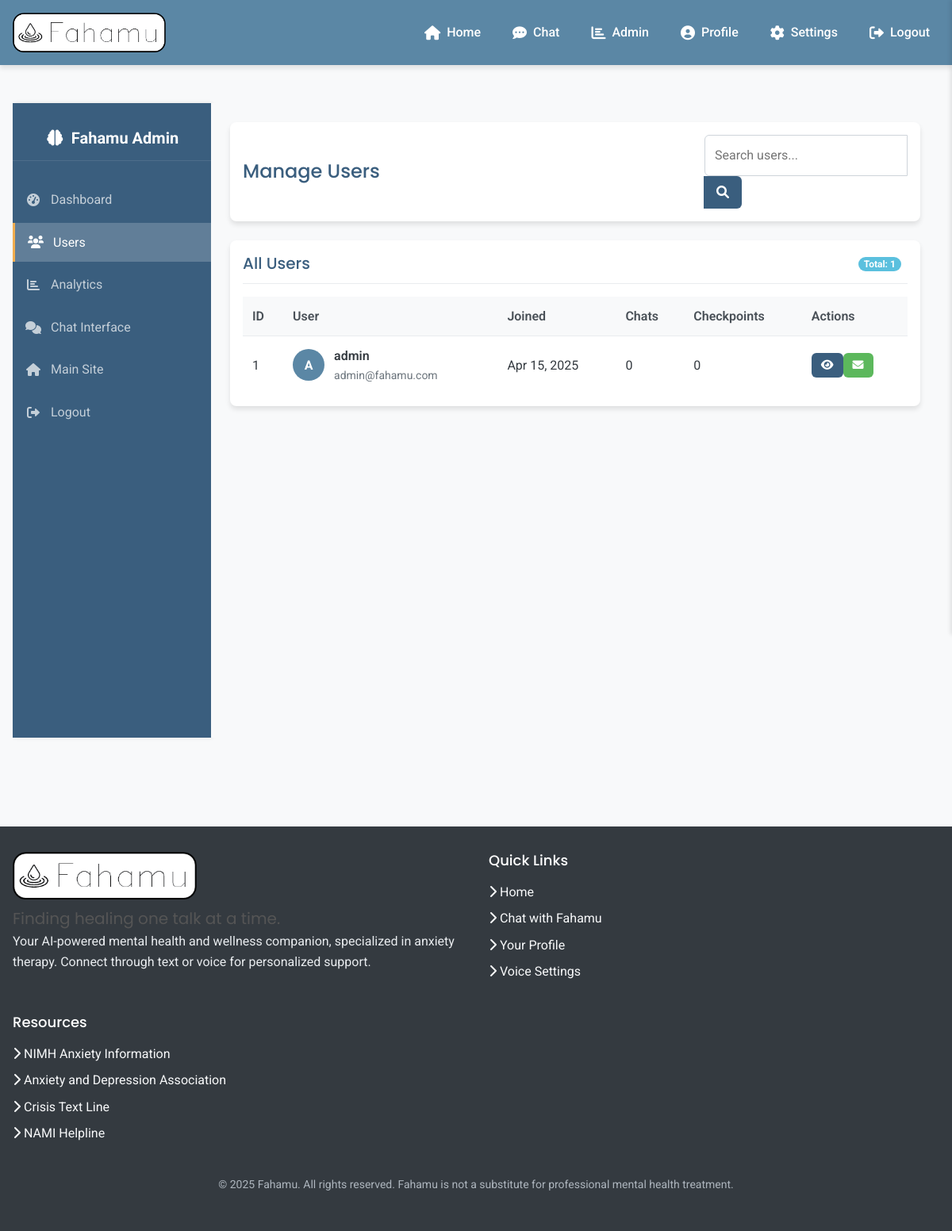
/admin/users (signed in), run on an earlier commit of the app's database.
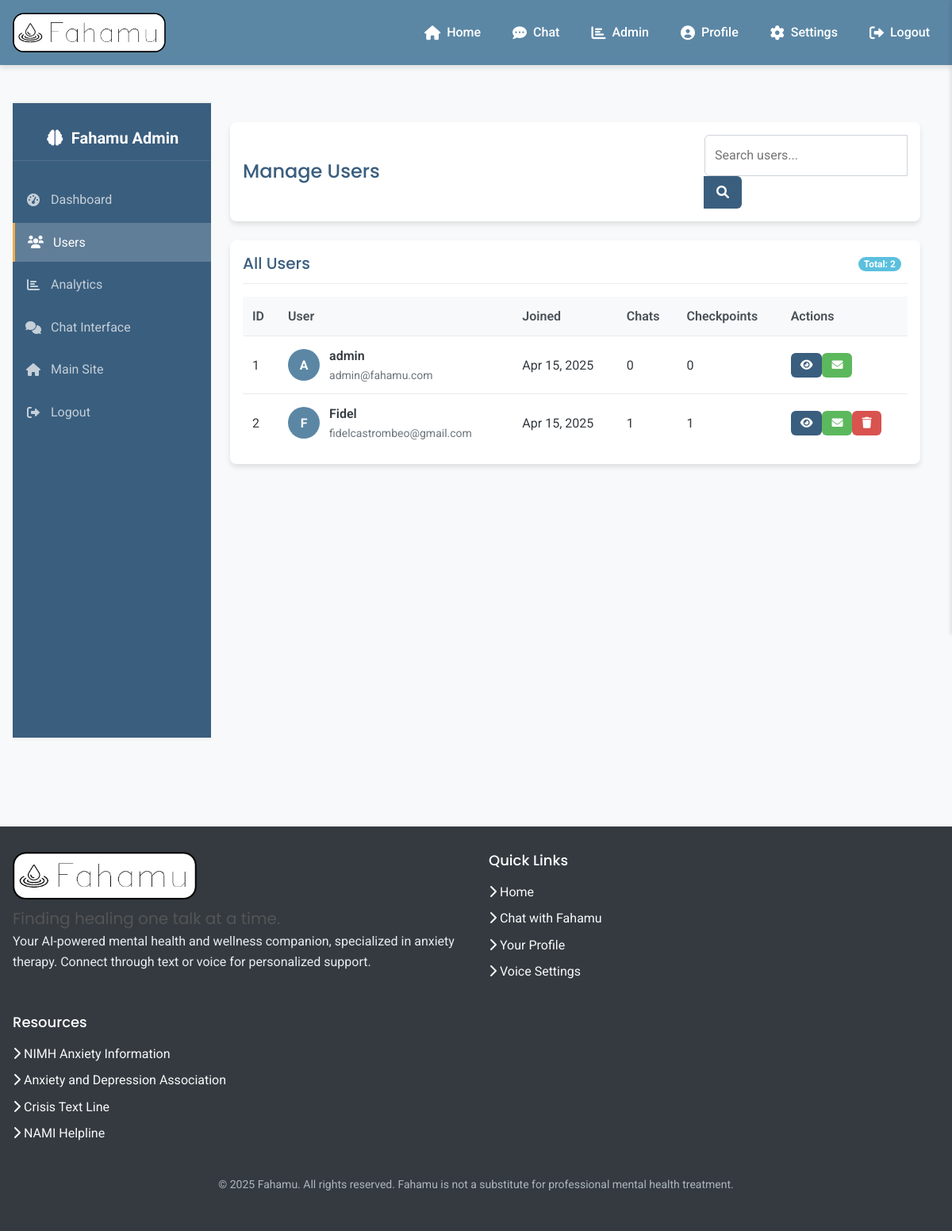
And on a later commit of the database.
### models.py (models this page shows)
class User(UserMixin, db.Model):
    id = db.Column(db.Integer, primary_key=True)
    username = db.Column(db.String(64), unique=True, nullable=False)
    email = db.Column(db.String(120), unique=True, nullable=False)
    password_hash = db.Column(db.String(256), nullable=False)
    is_admin = db.Column(db.Boolean, default=False, nullable=False)
    date_joined = db.Column(db.DateTime, default=datetime.utcnow, nullable=False)
    voice_preference = db.Column(db.String(20), default="female", nullable=False)  # male or female
    voice_pitch = db.Column(db.Float, default=1.0, nullable=False)  # 0.5 to 2.0
    voice_speed = db.Column(db.Float, default=1.0, nullable=False)  # 0.5 to 2.0
    chats = db.relationship('Chat', backref='user', lazy=True)
    checkpoints = db.relationship('Checkpoint', backref='user', lazy=True)

### routes.py (the view)
@app.route('/admin/users')
@login_required
def admin_users():
    if not current_user.is_admin:
        flash('Access denied: Admin privileges required', 'danger')
        return redirect(url_for('home'))
    users = User.query.all()
    return render_template('admin/users.html', title='Manage Users', users=users)

### models.py (called while the page is built)
@login_manager.user_loader
def load_user(user_id):
    return User.query.get(int(user_id))

### templates/admin/users.html (shortened to what this page needs)
{% extends "layout.html" %}
{% block additional_css %}
<link rel="stylesheet" href="{{ url_for('static', filename='css/admin.css') }}">
{% endblock %}
{% block content %}
<div class="admin-container">
    <div class="admin-sidebar">
        <div class="admin-logo">
            <i class="fas fa-brain fa-fw me-2"></i> Fahamu Admin
        </div>
        <ul class="admin-nav">
            <li class="admin-nav-item">
                <a href="{{ url_for('admin_dashboard') }}" class="admin-nav-link">
                    <i class="fas fa-tachometer-alt admin-nav-icon"></i>
                    <span class="admin-nav-text">Dashboard</span>
                </a>
            </li>
            <li class="admin-nav-item">
                <a href="{{ url_for('admin_users') }}" class="admin-nav-link active">
                    <i class="fas fa-users admin-nav-icon"></i>
                    <span class="admin-nav-text">Users</span>
                </a>
            </li>
            <li class="admin-nav-item">
                <a href="{{ url_for('admin_analytics') }}" class="admin-nav-link">
                    <i class="fas fa-chart-bar admin-nav-icon"></i>
                    <span class="admin-nav-text">Analytics</span>
                </a>
            </li>
            <li class="admin-nav-item">
                <a href="{{ url_for('chat') }}" class="admin-nav-link">
                    <i class="fas fa-comments admin-nav-icon"></i>
                    <span class="admin-nav-text">Chat Interface</span>
                </a>
            </li>
            <li class="admin-nav-item">
                <a href="{{ url_for('home') }}" class="admin-nav-link">
                    <i class="fas fa-home admin-nav-icon"></i>
                    <span class="admin-nav-text">Main Site</span>
                </a>
            </li>
            <li class="admin-nav-item">
                <a href="{{ url_for('logout') }}" class="admin-nav-link">
                    <i class="fas fa-sign-out-alt admin-nav-icon"></i>
                    <span class="admin-nav-text">Logout</span>
                </a>
            </li>
        </ul>
    </div>
    <div class="admin-content">
        <div class="admin-header">
            <h1 class="admin-title">Manage Users</h1>
            <div class="admin-header-actions">
                <div class="input-group">
                    <input type="text" class="admin-form-control" id="userSearchInput" placeholder="Search users...">
                    <button class="admin-btn admin-btn-primary" id="userSearchBtn">
                        <i class="fas fa-search"></i>
                    </button>
                </div>
            </div>
        </div>
        <div class="admin-card">
            <div class="admin-card-header">
                <h3 class="admin-card-title">All Users</h3>
                <div>
                    <span class="badge badge-info me-2">Total: {{ users|length }}</span>
                </div>
            </div>
            <div class="table-responsive">
                <table class="admin-table" id="usersTable">
                    <thead>
                        <tr>
                            <th>ID</th>
                            <th>User</th>
                            <th>Joined</th>
                            <th>Chats</th>
                            <th>Checkpoints</th>
                            <th>Actions</th>
                        </tr>
                    </thead>
                    <tbody>
                        {% for user in users %}
                        <tr data-user-id="{{ user.id }}">
                            <td>{{ user.id }}</td>
                            <td>
                                <div class="user-details">
                                    <div class="user-avatar">
                                        {{ user.username[0]|upper }}
                                    </div>
                                    <div class="user-info">
                                        <p class="user-name">{{ user.username }}</p>
                                        <p class="user-email">{{ user.email }}</p>
                                    </div>
                                </div>
                            </td>
                            <td>{{ user.date_joined.strftime('%b %d, %Y') }}</td>
                            <td>{{ user.chats|length }}</td>
                            <td>{{ user.checkpoints|length }}</td>
                            <td>
                                <div class="btn-group">
                                    <button class="admin-btn admin-btn-sm admin-btn-primary view-user-btn"
                                            data-user-id="{{ user.id }}"
                                            data-bs-toggle="modal"
                                            data-bs-target="#viewUserModal">
                                        <i class="fas fa-eye"></i>
                                    </button>
                                    <button class="admin-btn admin-btn-sm admin-btn-success send-notification-btn"
                                            data-user-id="{{ user.id }}"
                                            data-username="{{ user.username }}">
                                        <i class="fas fa-envelope"></i>
                                    </button>
                                    {% if not user.is_admin %}
                                    <button class="admin-btn admin-btn-sm admin-btn-danger delete-user-btn"
                                            data-user-id="{{ user.id }}"
                                            data-username="{{ user.username }}">
                                        <i class="fas fa-trash"></i>
                                    </button>
                                    {% endif %}
                                </div>
                            </td>
                        </tr>
                        {% endfor %}
                    </tbody>
                </table>
            </div>
        </div>
    </div>
</div>
{% endblock %}

### templates/layout.html (shortened to what this page needs)
<!DOCTYPE html>
<html lang="en">
<head>
    <link href="https://cdn.jsdelivr.net/npm/bootstrap@5.1.3/dist/css/bootstrap.min.css" rel="stylesheet">
    <link rel="stylesheet" href="https://cdnjs.cloudflare.com/ajax/libs/font-awesome/6.0.0/css/all.min.css">
    <link rel="stylesheet" href="https://cdnjs.cloudflare.com/ajax/libs/animate.css/4.1.1/animate.min.css"/>
    <link rel="stylesheet" href="{{ url_for('static', filename='css/style.css') }}">
    {% block additional_css %}{% endblock %}
</head>
<body>
    <header class="header">
        <div class="container header-wrapper">
            <div class="logo-container">
                <a href="{{ url_for('home') }}" class="logo-link">
                    <img src="{{ url_for('static', filename='img/logo1.png') }}" alt="Fahamu Logo" class="logo-image">
                </a>
            </div>
            <nav class="nav">
                <a href="{{ url_for('home') }}" class="nav-link">
                    <i class="fas fa-home"></i> Home
                </a>
                <a href="{{ url_for('chat') }}" class="nav-link">
                    <i class="fas fa-comment-dots"></i> Chat
                </a>
                {% if current_user.is_authenticated %}
                    {% if current_user.is_admin %}
                        <a href="{{ url_for('admin_dashboard') }}" class="nav-link">
                            <i class="fas fa-chart-bar"></i> Admin
                        </a>
                    {% endif %}
                    <a href="{{ url_for('profile') }}" class="nav-link">
                        <i class="fas fa-user-circle"></i> Profile
                    </a>
                    <a href="{{ url_for('settings') }}" class="nav-link">
                        <i class="fas fa-cog"></i> Settings
                    </a>
                    <a href="{{ url_for('logout') }}" class="nav-link">
                        <i class="fas fa-sign-out-alt"></i> Logout
                    </a>
                {% endif %}
            </nav>
        </div>
    </header>
    <main class="main">
        <div class="container">
            {% block content %}{% endblock %}
        </div>
    </main>
    <footer class="footer">
        <div class="container">
            <div class="footer-content">
                <div class="footer-section">
                    <div class="footer-logo">
                        <img src="{{ url_for('static', filename='img/logo1.png') }}" alt="Fahamu Logo" class="footer-logo-image">
                    </div>
                    <p class="footer-tagline">Finding healing one talk at a time.</p>
                    <p>Your AI-powered mental health and wellness companion, specialized in anxiety therapy. Connect through text or voice for personalized support.</p>
                </div>
                <div class="footer-section">
                    <h4 class="footer-heading">Quick Links</h4>
                    <ul class="footer-links">
                        <li><a href="{{ url_for('home') }}"><i class="fas fa-chevron-right"></i> Home</a></li>
                        <li><a href="{{ url_for('chat') }}"><i class="fas fa-chevron-right"></i> Chat with Fahamu</a></li>
                        {% if current_user.is_authenticated %}
                            <li><a href="{{ url_for('profile') }}"><i class="fas fa-chevron-right"></i> Your Profile</a></li>
                            <li><a href="{{ url_for('settings') }}"><i class="fas fa-chevron-right"></i> Voice Settings</a></li>
                        {% else %}
                            <li><a href="{{ url_for('login') }}"><i class="fas fa-chevron-right"></i> Login</a></li>
                            <li><a href="{{ url_for('register') }}"><i class="fas fa-chevron-right"></i> Register</a></li>
                        {% endif %}
                    </ul>
                </div>
                <div class="footer-section">
                    <h4 class="footer-heading">Resources</h4>
                    <ul class="footer-links">
                        <li><a href="https://www.nimh.nih.gov/health/topics/anxiety-disorders" target="_blank"><i class="fas fa-chevron-right"></i> NIMH Anxiety Information</a></li>
                        <li><a href="https://adaa.org/" target="_blank"><i class="fas fa-chevron-right"></i> Anxiety and Depression Association</a></li>
                        <li><a href="https://www.crisistextline.org/" target="_blank"><i class="fas fa-chevron-right"></i> Crisis Text Line</a></li>
                        <li><a href="https://www.nami.org/help" target="_blank"><i class="fas fa-chevron-right"></i> NAMI Helpline</a></li>
                    </ul>
                </div>
            </div>
            <div class="copyright">
                <p>&copy; 2025 Fahamu. All rights reserved. Fahamu is not a substitute for professional mental health treatment.</p>
            </div>
        </div>
    </footer>
</body>
</html>

### static/css/admin.css (style rules this page uses)
:root { --admin-primary: #3a5e7e; --admin-secondary: #4c6c8c; --admin-accent: #f0ad4e; --admin-background: #f8f9fa; --admin-card: #ffffff; --admin-success: #5cb85c; --admin-warning: #f0ad4e; --admin-danger: #d9534f; --admin-info: #5bc0de; }
.admin-container { display: flex; min-height: 100vh; }
.admin-sidebar { width: 250px; background-color: var(--admin-primary); color: white; padding: var(--space-4) 0; box-shadow: 2px 0 5px rgba(0, 0, 0, 0.1); height: auto; overflow-y: auto; }
.admin-content { flex: 1; padding: var(--space-5); background-color: var(--admin-background); min-height: 100vh; }
.admin-logo { padding: var(--space-3) var(--space-4); font-size: var(--text-xl); font-weight: 700; display: flex; align-items: center; justify-content: center; margin-bottom: var(--space-5); border-bottom: 1px solid rgba(255, 255, 255, 0.1); }
.admin-nav { list-style: none; padding: 0; margin: 0; }
.admin-nav-item { margin-bottom: var(--space-1); }
.admin-nav-link { display: flex; align-items: center; padding: var(--space-3) var(--space-4); color: rgba(255, 255, 255, 0.7); text-decoration: none; transition: all var(--transition-fast) ease; }
.admin-nav-link.active { background-color: rgba(255, 255, 255, 0.2); color: white; border-left: 3px solid var(--admin-accent); }
.admin-nav-icon { margin-right: var(--space-3); width: 20px; text-align: center; }
.admin-header { background-color: var(--admin-card); padding: var(--space-4); margin-bottom: var(--space-5); border-radius: var(--radius-lg); box-shadow: var(--shadow-md); display: flex; justify-content: space-between; align-items: center; }
.admin-title { margin: 0; font-size: var(--text-2xl); color: var(--admin-primary); }
.admin-header-actions { display: flex; gap: var(--space-2); }
.admin-card { background-color: var(--admin-card); border-radius: var(--radius-lg); padding: var(--space-4); box-shadow: var(--shadow-md); margin-bottom: var(--space-5); }
.admin-card-header { margin-bottom: var(--space-4); padding-bottom: var(--space-3); border-bottom: 1px solid var(--neutral-300); display: flex; justify-content: space-between; align-items: center; }
.admin-card-title { margin: 0; font-size: var(--text-xl); color: var(--admin-primary); }
.admin-table { width: 100%; border-collapse: collapse; }
.admin-table th, .admin-table td { padding: var(--space-3); text-align: left; border-bottom: 1px solid var(--neutral-300); }
.admin-table th { background-color: var(--neutral-200); font-weight: 600; color: var(--neutral-700); }
.admin-table tr:last-child td { border-bottom: none; }
.admin-form-control { display: block; width: 100%; padding: var(--space-3); font-size: var(--text-base); border: 1px solid var(--neutral-400); border-radius: var(--radius-md); transition: border-color var(--transition-fast) ease; }
.admin-btn { display: inline-block; padding: var(--space-2) var(--space-4); font-size: var(--text-base); font-weight: 500; text-align: center; border: none; border-radius: var(--radius-md); cursor: pointer; transition: background-color var(--transition-fast) ease; }
.admin-btn-primary { background-color: var(--admin-primary); color: white; }
.admin-btn-success { background-color: var(--admin-success); color: white; }
.admin-btn-danger { background-color: var(--admin-danger); color: white; }
.admin-btn-sm { padding: var(--space-1) var(--space-3); font-size: var(--text-sm); }
.badge { display: inline-block; padding: 0.25em 0.6em; font-size: var(--text-xs); font-weight: 700; line-height: 1; text-align: center; white-space: nowrap; vertical-align: baseline; border-radius: var(--radius-full); }
.badge-info { background-color: var(--admin-info); color: white; }
.user-details { display: flex; align-items: center; gap: var(--space-3); }
.user-avatar { width: 40px; height: 40px; border-radius: 50%; background-color: var(--primary-color); color: white; display: flex; align-items: center; justify-content: center; font-weight: 700; }
.user-info { flex: 1; }
.user-name { font-weight: 600; margin: 0; }
.user-email { font-size: var(--text-sm); color: var(--neutral-600); margin: 0; }

What changed in the data, as far as the page shows it:
added User: id "2", username "F", username "Fidel", email "fidelcastrombeo@gmail.com", date_joined "Apr 15, 2025", chats|length "1", checkpoints|length "1"
Also different on the page:
{{ users|length }}: "1" → "2"
